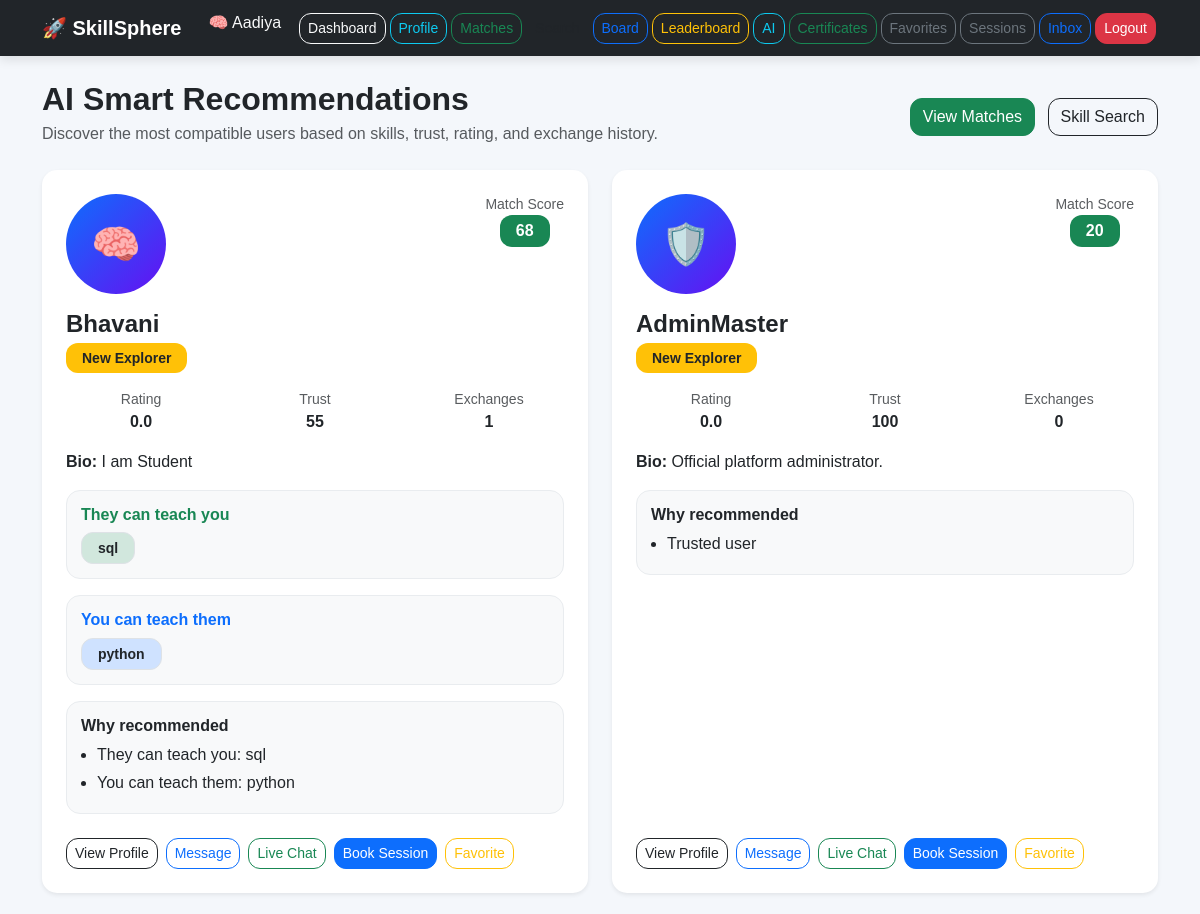
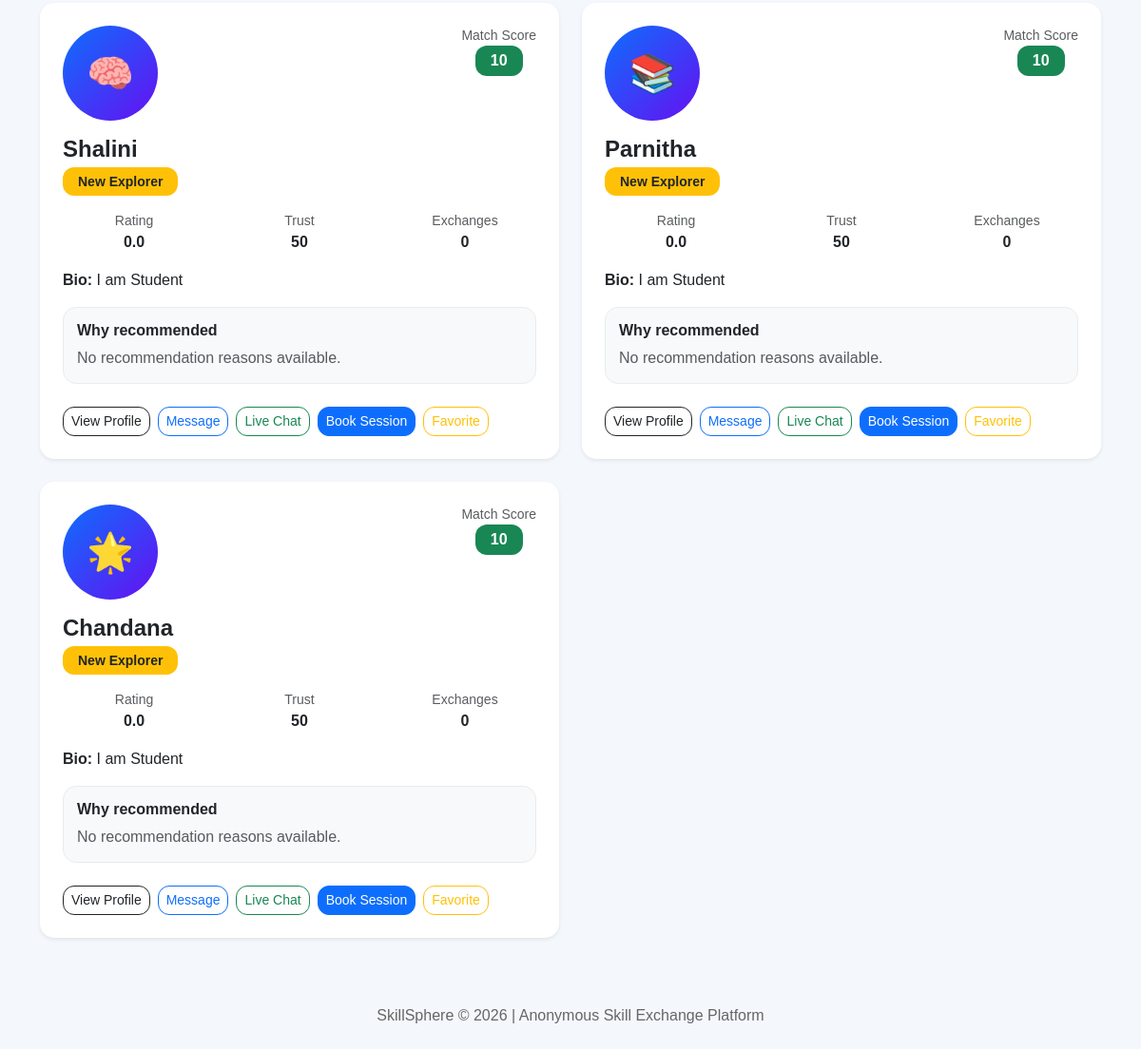
The app's page /recommendations (signed in) with its own data (2 pictures, top to bottom).
### app.py (models this page shows)
class User(UserMixin, db.Model):
    id = db.Column(db.Integer, primary_key=True)
    anonymous_name = db.Column(db.String(100), unique=True, nullable=False)
    email = db.Column(db.String(120), unique=True, nullable=False)
    password = db.Column(db.String(255), nullable=False)
    skills_offered = db.Column(db.Text, nullable=True)
    skills_wanted = db.Column(db.Text, nullable=True)
    rating = db.Column(db.Float, default=0.0)
    completed_exchanges = db.Column(db.Integer, default=0)
    trust_score = db.Column(db.Integer, default=50)
    is_admin = db.Column(db.Boolean, default=False)
    avatar = db.Column(db.String(50), default='🧠')
    bio = db.Column(db.String(250), default='')
    badge = db.Column(db.String(100), default='New Explorer')

### app.py (the view)
@app.route('/recommendations')
@login_required
def recommendations():
    recommended_users = []
    all_users = User.query.filter(User.id != current_user.id).all()
    for user in all_users:
        score, reasons, they_can_teach_me, i_can_teach_them = calculate_match_score(current_user, user)
        if score > 0:
            update_user_badge(user)
            recommended_users.append({
                'user': user,
                'score': score,
                'reasons': reasons,
                'they_can_teach_me': sorted(list(they_can_teach_me)),
                'i_can_teach_them': sorted(list(i_can_teach_them)),
                'is_favorite': is_favorite(current_user.id, user.id)
            })
    db.session.commit()
    recommended_users.sort(key=lambda item: item['score'], reverse=True)
    return render_template('recommendations.html', recommended_users=recommended_users)

### app.py (called while the page is built)
@login_manager.user_loader
def load_user(user_id):
    return User.query.get(int(user_id))

def convert_skills_to_set(skill_text):
    if not skill_text:
        return set()
    return {skill.strip().lower() for skill in skill_text.split(',') if skill.strip()}

def update_user_badge(user):
    completed = user.completed_exchanges or 0
    trust = user.trust_score or 0
    rating = user.rating or 0.0
    if completed >= 20 and trust >= 120 and rating >= 4.5:
        user.badge = 'Legend Mentor'
    elif completed >= 10 and trust >= 90 and rating >= 4.0:
        user.badge = 'Elite Guide'
    elif completed >= 5 and trust >= 70:
        user.badge = 'Trusted Mentor'
    elif completed >= 2:
        user.badge = 'Active Learner'
    else:
        user.badge = 'New Explorer'

def is_favorite(user_id, target_user_id):
    return Favorite.query.filter_by(user_id=user_id, favorite_user_id=target_user_id).first() is not None

### templates/recommendations.html (shortened to what this page needs)
{% extends 'base.html' %}
{% block content %}
<div class="d-flex justify-content-between align-items-center flex-wrap mb-4">
    <div>
        <h2 class="fw-bold mb-1">AI Smart Recommendations</h2>
        <p class="text-muted mb-0">Discover the most compatible users based on skills, trust, rating, and exchange history.</p>
    </div>
    <div class="mt-2">
        <a href="{{ url_for('matches') }}" class="btn btn-success me-2">View Matches</a>
        <a href="{{ url_for('skill_search') }}" class="btn btn-outline-dark">Skill Search</a>
    </div>
</div>
{% if recommended_users %}
<div class="row g-4">
    {% for rec in recommended_users %}
    <div class="col-lg-6">
        <div class="card shadow-sm border-0 p-4 h-100 recommendation-card">
            <div class="d-flex justify-content-between align-items-start flex-wrap mb-3">
                <div class="text-center text-md-start">
                    <div class="avatar-circle-large mx-auto mx-md-0">{{ rec.user.avatar }}</div>
                    <h4 class="mt-3 mb-1 fw-bold">{{ rec.user.anonymous_name }}</h4>
                    <span class="badge bg-warning text-dark px-3 py-2">{{ rec.user.badge }}</span>
                </div>
                <div class="mt-3 mt-md-0 text-center">
                    <small class="text-muted d-block">Match Score</small>
                    <span class="badge bg-success fs-6 px-3 py-2">{{ rec.score }}</span>
                </div>
            </div>
            <div class="row text-center mb-3">
                <div class="col-4">
                    <small class="text-muted d-block">Rating</small>
                    <strong>{{ rec.user.rating }}</strong>
                </div>
                <div class="col-4">
                    <small class="text-muted d-block">Trust</small>
                    <strong>{{ rec.user.trust_score }}</strong>
                </div>
                <div class="col-4">
                    <small class="text-muted d-block">Exchanges</small>
                    <strong>{{ rec.user.completed_exchanges }}</strong>
                </div>
            </div>
            <p class="mb-3">
                <strong>Bio:</strong>
                {{ rec.user.bio if rec.user.bio else 'No bio added yet.' }}
            </p>
            {% if rec.they_can_teach_me %}
            <div class="recommendation-section mb-3">
                <h6 class="fw-semibold text-success mb-2">They can teach you</h6>
                <div class="d-flex flex-wrap gap-2">
                    {% for skill in rec.they_can_teach_me %}
                        <span class="badge bg-success-subtle text-dark border px-3 py-2">{{ skill }}</span>
                    {% endfor %}
                </div>
            </div>
            {% endif %}
            {% if rec.i_can_teach_them %}
            <div class="recommendation-section mb-3">
                <h6 class="fw-semibold text-primary mb-2">You can teach them</h6>
                <div class="d-flex flex-wrap gap-2">
                    {% for skill in rec.i_can_teach_them %}
                        <span class="badge bg-primary-subtle text-dark border px-3 py-2">{{ skill }}</span>
                    {% endfor %}
                </div>
            </div>
            {% endif %}
            <div class="recommendation-section mb-4">
                <h6 class="fw-semibold mb-2">Why recommended</h6>
                {% if rec.reasons %}
                    <ul class="mb-0 ps-3">
                        {% for reason in rec.reasons %}
                            <li class="mb-1">{{ reason }}</li>
                        {% endfor %}
                    </ul>
                {% else %}
                    <p class="text-muted mb-0">No recommendation reasons available.</p>
                {% endif %}
            </div>
            <div class="mt-auto d-flex flex-wrap gap-2">
                <a href="{{ url_for('view_user', user_id=rec.user.id) }}" class="btn btn-outline-dark btn-sm">View Profile</a>
                <a href="{{ url_for('send_message', user_id=rec.user.id) }}" class="btn btn-outline-primary btn-sm">Message</a>
                <a href="{{ url_for('chat', user_id=rec.user.id) }}" class="btn btn-outline-success btn-sm">Live Chat</a>
                <a href="{{ url_for('book_session', user_id=rec.user.id) }}" class="btn btn-primary btn-sm">Book Session</a>
                {% if rec.is_favorite %}
                    <a href="{{ url_for('remove_favorite', user_id=rec.user.id) }}" class="btn btn-outline-danger btn-sm">Unfavorite</a>
                {% else %}
                    <a href="{{ url_for('add_favorite', user_id=rec.user.id) }}" class="btn btn-outline-warning btn-sm">Favorite</a>
                {% endif %}
            </div>
        </div>
    </div>
    {% endfor %}
</div>
{% endif %}
{% endblock %}

### templates/base.html (shortened to what this page needs)
<!DOCTYPE html>
<html lang="en">
<head>
    <link href="https://cdn.jsdelivr.net/npm/bootstrap@5.3.3/dist/css/bootstrap.min.css" rel="stylesheet">
    <link rel="stylesheet" href="{{ url_for('static', filename='style.css') }}">
</head>
<body>
<nav class="navbar navbar-expand-lg navbar-dark bg-dark">
    <div class="container d-flex justify-content-between">
        <a class="navbar-brand fw-bold" href="{{ url_for('index') }}">
            🚀 SkillSphere
        </a>
        <div class="d-flex flex-wrap justify-content-end">
            {% if current_user.is_authenticated %}
                <span class="text-light me-3">
                    {{ current_user.avatar }} {{ current_user.anonymous_name }}
                </span>
                <a class="btn btn-outline-light btn-sm nav-btn" href="{{ url_for('dashboard') }}">Dashboard</a>
                <a class="btn btn-outline-info btn-sm nav-btn" href="{{ url_for('profile') }}">Profile</a>
                <a class="btn btn-outline-success btn-sm nav-btn" href="{{ url_for('matches') }}">Matches</a>
                <a class="btn btn-outline-dark btn-sm nav-btn" href="{{ url_for('skill_search') }}">Search</a>
                <a class="btn btn-outline-primary btn-sm nav-btn" href="{{ url_for('board') }}">Board</a>
                <a class="btn btn-outline-warning btn-sm nav-btn" href="{{ url_for('leaderboard') }}">Leaderboard</a>
                <a class="btn btn-outline-info btn-sm nav-btn" href="{{ url_for('recommendations') }}">AI</a>
                <a class="btn btn-outline-success btn-sm nav-btn" href="{{ url_for('certificates') }}">Certificates</a>
                <a class="btn btn-outline-secondary btn-sm nav-btn" href="{{ url_for('favorites') }}">Favorites</a>
                <a class="btn btn-outline-secondary btn-sm nav-btn" href="{{ url_for('my_sessions') }}">Sessions</a>
                <a class="btn btn-outline-primary btn-sm nav-btn" href="{{ url_for('inbox') }}">Inbox</a>
                <a class="btn btn-danger btn-sm nav-btn" href="{{ url_for('logout') }}">Logout</a>
            {% else %}
                <a class="btn btn-outline-light btn-sm nav-btn" href="{{ url_for('login') }}">Login</a>
                <a class="btn btn-success btn-sm nav-btn" href="{{ url_for('register') }}">Register</a>
            {% endif %}
        </div>
    </div>
</nav>
<div class="container mt-4">
    {% block content %}{% endblock %}
</div>
<div class="footer">
    <p>SkillSphere © 2026 | Anonymous Skill Exchange Platform</p>
</div>
</body>
</html>

### static/style.css (style rules this page uses)
body { background: #f4f7fb; font-family: Arial, sans-serif; min-height: 100vh; }
h1, h2, h3, h4, h5 { font-weight: bold; }
.navbar { box-shadow: 0 4px 10px rgba(0, 0, 0, 0.1); }
.nav-btn { margin: 2px; }
.card { border-radius: 18px; border: none; box-shadow: 0 4px 12px rgba(0, 0, 0, 0.08); }
.form-control, .form-select, .btn { border-radius: 12px; }
.footer { margin-top: 50px; padding: 20px; text-align: center; color: #666; }
.badge { font-size: 14px; padding: 8px 10px; border-radius: 12px; }
.card ul { padding-left: 20px; }
.card ul li { margin-bottom: 6px; }
.avatar-circle, .avatar-circle-large, .avatar-circle-small { display: flex; align-items: center; justify-content: center; border-radius: 50%; background: linear-gradient(135deg, #0d6efd, #6610f2); color: white; font-weight: bold; }
.avatar-circle-large { width: 100px; height: 100px; font-size: 40px; margin: 0 auto; }
.dashboard-card, .match-card, .recommendation-card, .skill-search-card, .board-card, .admin-stat-card, .review-card, .session-card, .message-card, .create-post-card, .register-card, .login-card, .leaderboard-item { transition: 0.3s ease; }
.match-section, .recommendation-section, .skill-box, .community-user-box, .empty-box, .review-card, .session-card, .message-card { background: #f8f9fa; border-radius: 14px; border: 1px solid #e9ecef; }
.match-section, .recommendation-section, .skill-box, .community-user-box { padding: 14px; }
.match-card, .recommendation-card, .skill-search-card, .board-card, .admin-stat-card { border-radius: 18px; }

### templates/base.html (style rules this page uses)
body { background-color: #f4f7fb; }
.navbar { box-shadow: 0 4px 10px rgba(0,0,0,0.1); }
.nav-btn { margin: 2px; }
.card { border-radius: 15px; box-shadow: 0 4px 12px rgba(0,0,0,0.08); }
.footer { margin-top: 50px; padding: 20px; text-align: center; color: #666; }

### records on screen
User: avatar "🧠", anonymous_name "Aadiya"
User: user.avatar "🧠", user.anonymous_name "Bhavani", user.badge "New Explorer", user.rating "0.0", user.trust_score "55", user.completed_exchanges "1", user "I am Student"
User: user.avatar "🛡️", user.anonymous_name "AdminMaster", user.badge "New Explorer", user.rating "0.0", user.trust_score "100", user.completed_exchanges "0", user "Official platform administrator."
User: user.avatar "🧠", user.anonymous_name "Shalini", user.badge "New Explorer", user.rating "0.0", user.trust_score "50", user.completed_exchanges "0", user "I am Student"
User: user.avatar "📚", user.anonymous_name "Parnitha", user.badge "New Explorer", user.rating "0.0", user.trust_score "50", user.completed_exchanges "0", user "I am Student"
User: user.avatar "🌟", user.anonymous_name "Chandana", user.badge "New Explorer", user.rating "0.0", user.trust_score "50", user.completed_exchanges "0", user "I am Student"

### other values on screen
{{ rec.score }} "68" "20" "10" "10" "10"
{{ skill }} "sql"
{{ skill }} "python"
{{ reason }} "They can teach you: sql" "You can teach them: python" "Trusted user"
